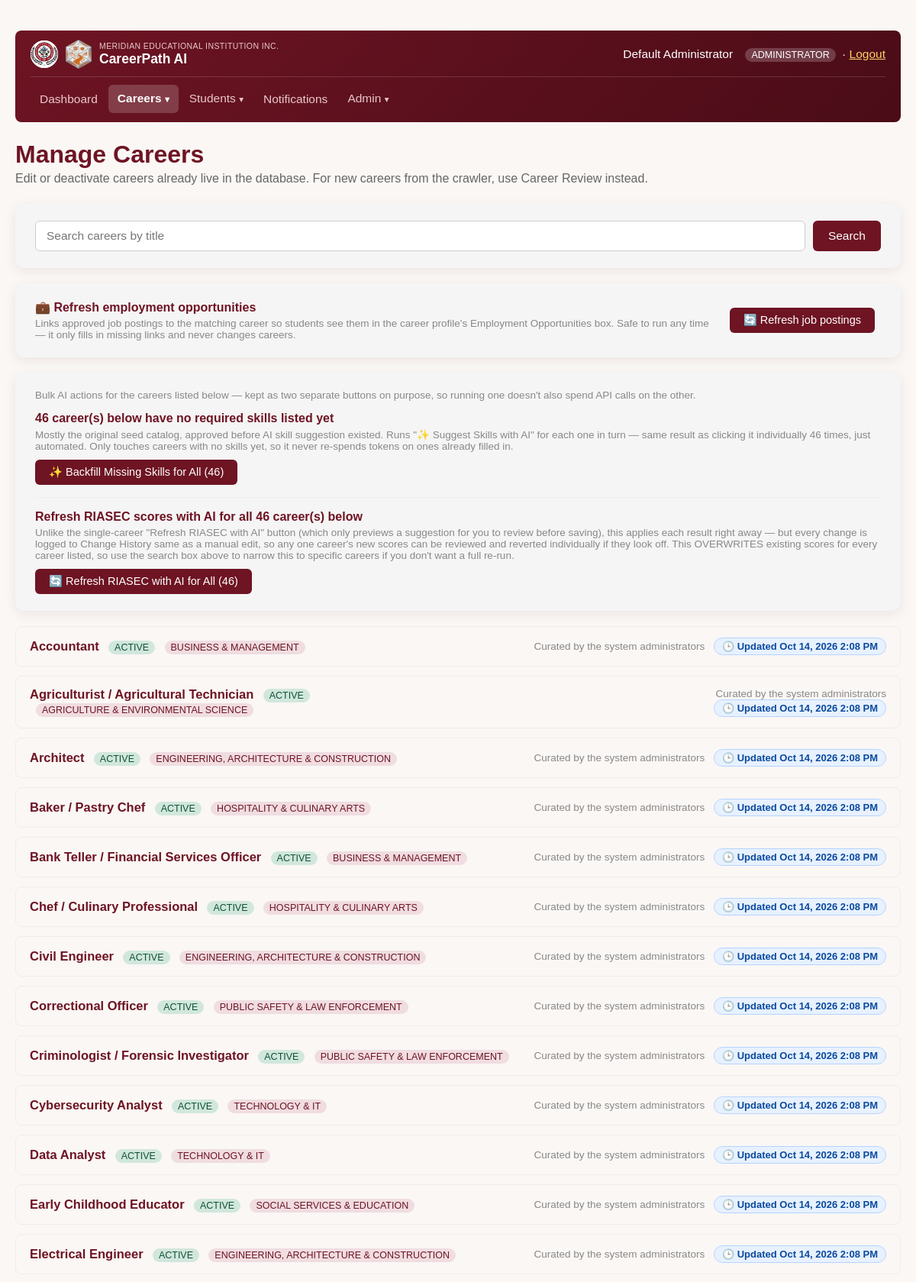
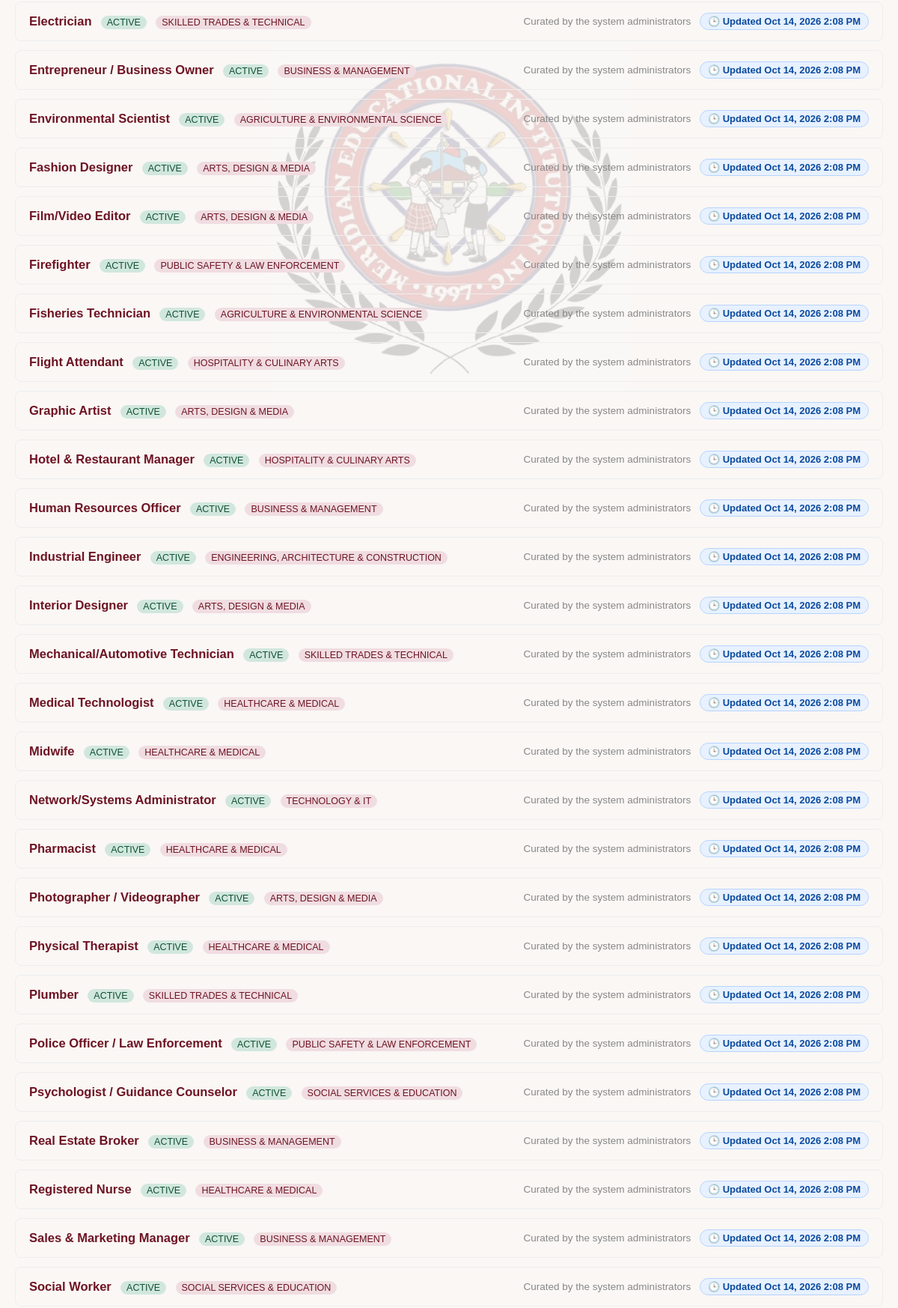
Page /php/careers_manage.php (signed in, upper part) on the committed database (2 pictures, top to bottom).
### tables this page shows
CREATE TABLE careers (
    career_id           INT AUTO_INCREMENT PRIMARY KEY,
    career_title         VARCHAR(150) NOT NULL,
     
     
     
     
     
     
     
    career_category      VARCHAR(100) NULL,
    description          TEXT,
    daily_task           TEXT,
    educational_pathway  VARCHAR(255),
     
     
     
     
     
     
     
    key_subjects         VARCHAR(255) NULL,
    r_score              INT NOT NULL,  
    i_score              INT NOT NULL,  
    a_score              INT NOT NULL,  
    s_score              INT NOT NULL,  
    e_score              INT NOT NULL,  
    c_score              INT NOT NULL,  
    source               VARCHAR(50) DEFAULT 'seed',
     
     
     
     
     
    career_scope         ENUM('local','international') NOT NULL DEFAULT 'local',
     
     
     
    status               ENUM('active','pending','inactive') DEFAULT 'active',
    created_at           TIMESTAMP DEFAULT CURRENT_TIMESTAMP,
     
     
     
    updated_at           TIMESTAMP NOT NULL DEFAULT CURRENT_TIMESTAMP ON UPDATE CURRENT_TIMESTAMP
);

### php/riasec_helper.php (called while the page is built, shortened)
<?php
function career_source_label(?string $source): string
{
    $map = [
        'philjobnet' => 'PhilJobNet (Philippine job listings)',
        'onet'       => 'O*NET (U.S. Department of Labor occupational database)',
        'adzuna'     => 'Adzuna job listings',
        'remoteok'   => 'RemoteOK job listings',
        'kalibrr'    => 'Kalibrr job listings',
        'crawler'    => 'Web crawler (PhilJobNet / O*NET job data), reviewed by staff',
        'seed'       => 'Curated by the system administrators',
        'manual'     => 'Entered by a counselor/administrator',
    ];
    $key = strtolower(trim((string) $source));
    return $map[$key] ?? ($key !== '' ? ucfirst($key) : $map['seed']);
}
function career_updated_label(?string $updatedAt): ?string
{
    $ts = strtotime($updatedAt);
    return $ts ? date('M j, Y', $ts) : null;
}

### php/careers_manage.php (the view, shortened to what this page needs)
<?php
require_once __DIR__ . '/riasec_helper.php';
$pdo = get_db();
try {
    $pdo->query("SELECT updated_at FROM careers LIMIT 0");
} catch (Exception $e) {
    try {
        $pdo->exec("ALTER TABLE careers ADD COLUMN updated_at TIMESTAMP NOT NULL DEFAULT CURRENT_TIMESTAMP ON UPDATE CURRENT_TIMESTAMP");
    } catch (Exception $e2) {
    }
}
$refreshedCareerId = null;
$search = trim($_GET['q'] ?? '');
if ($search !== '') {
    $stmt = $pdo->prepare("SELECT * FROM careers WHERE career_title LIKE :like ORDER BY career_title LIMIT 200");
    $stmt->execute(['like' => '%' . $search . '%']);
} else {
    $stmt = $pdo->query("SELECT * FROM careers ORDER BY career_title LIMIT 200");
}
$careers = $stmt->fetchAll();
$skillsByCareer = [];
$missingSkillsCareerIds = [];
foreach ($careers as $c) {
    if (empty($skillsByCareer[$c['career_id']])) {
        $missingSkillsCareerIds[] = (int) $c['career_id'];
    }
}
$allCareerIds = array_map('intval', array_column($careers, 'career_id'));
?>
<!DOCTYPE html>
<html lang="en">
<head>
</head>
<body>
    <img src="assets/img/logo.png" alt="" class="site-watermark">
    <div class="wrap">
        <?php require __DIR__ . '/nav.php'; ?>
        <h1>Manage Careers</h1>
        <p class="subtitle">Edit or deactivate careers already live in the database. For new careers from the crawler, use Career Review instead.</p>
        <div class="panel">
            <form class="search-form" method="GET">
                <input type="text" name="q" value="<?= htmlspecialchars($search) ?>" placeholder="Search careers by title">
                <button type="submit">Search</button>
            </form>
        </div>
        <div class="panel">
            <form method="POST" style="display:flex;gap:14px;align-items:center;flex-wrap:wrap;">
                <div style="flex:1;min-width:260px;">
                    <strong style="color:#6e1423;">💼 Refresh employment opportunities</strong>
                    <p style="margin:4px 0 0;font-size:13.5px;color:#888;">Links approved job postings to the matching career so students see them in the career profile's Employment Opportunities box. Safe to run any time — it only fills in missing links and never changes careers.</p>
                </div>
                <button type="submit" class="btn btn-primary" style="white-space:nowrap;">🔄 Refresh job postings</button>
            </form>
        </div>
        <?php if ($missingSkillsCareerIds || $allCareerIds): ?>
            <div class="panel">
                <p style="margin:0 0 14px;font-size:13.5px;color:#888;">Bulk AI actions for the careers listed below — kept as two separate buttons on purpose, so running one doesn't also spend API calls on the other.</p>
                <?php if ($missingSkillsCareerIds): ?>
                    <div id="bulk-skill-fill-panel" style="padding-bottom:16px;margin-bottom:16px;border-bottom:1px solid #eee;">
                        <div style="display:flex;align-items:center;justify-content:space-between;flex-wrap:wrap;gap:10px;">
                            <div>
                                <strong style="color:#6e1423;"><?= count($missingSkillsCareerIds) ?> career(s) below have no required skills listed yet</strong>
                                <p style="margin:4px 0 0;font-size:13.5px;color:#888;">Mostly the original seed catalog, approved before AI skill suggestion existed. Runs "✨ Suggest Skills with AI" for each one in turn — same result as clicking it individually <?= count($missingSkillsCareerIds) ?> times, just automated. Only touches careers with no skills yet, so it never re-spends tokens on ones already filled in.</p>
                            </div>
                            <button type="button" id="bulk-skill-fill-btn" class="btn btn-primary" style="white-space:nowrap;">✨ Backfill Missing Skills for All (<?= count($missingSkillsCareerIds) ?>)</button>
                        </div>
                    </div>
                <?php endif; ?>
                <?php if ($allCareerIds): ?>
                    <div id="bulk-riasec-refresh-panel">
                        <div style="display:flex;align-items:center;justify-content:space-between;flex-wrap:wrap;gap:10px;">
                            <div>
                                <strong style="color:#6e1423;">Refresh RIASEC scores with AI for all <?= count($allCareerIds) ?> career(s) below</strong>
                                <p style="margin:4px 0 0;font-size:13.5px;color:#888;">Unlike the single-career "Refresh RIASEC with AI" button (which only previews a suggestion for you to review before saving), this applies each result right away — but every change is logged to Change History same as a manual edit, so any one career's new scores can be reviewed and reverted individually if they look off. This OVERWRITES existing scores for every career listed, so use the search box above to narrow this to specific careers if you don't want a full re-run.</p>
                            </div>
                            <button type="button" id="bulk-riasec-refresh-btn" class="btn btn-primary" style="white-space:nowrap;">🔄 Refresh RIASEC with AI for All (<?= count($allCareerIds) ?>)</button>
                        </div>
                    </div>
                <?php endif; ?>
            </div>
        <?php endif; ?>
        <?php foreach ($careers as $c): ?>
            <?php
                $wasRefreshed = $refreshedCareerId === (int) $c['career_id'];
            ?>
            <details class="career-row" data-career-id="<?= (int) $c['career_id'] ?>" data-title="<?= htmlspecialchars($c['career_title']) ?>" <?= $wasRefreshed ? 'open' : '' ?>>
                <summary>
                    <span>
                        <span class="title"><?= htmlspecialchars($c['career_title']) ?></span>
                        <span class="status-tag status-<?= htmlspecialchars($c['status']) ?>"><?= htmlspecialchars($c['status']) ?></span>
                        <?php if ($c['career_category']): ?>
                            <span class="status-tag" style="background:#f0dde1;color:#6e1423;"><?= htmlspecialchars($c['career_category']) ?></span>
                        <?php else: ?>
                            <span class="status-tag" style="background:#fff3cd;color:#856404;">uncategorized</span>
                        <?php endif; ?>
                    </span>
                    <span class="meta">
                        <?= htmlspecialchars(career_source_label($c['source'] ?? null)) ?>
                        <?php $updLabel = career_updated_label($c['updated_at'] ?? null); ?>
                        <?php if ($updLabel): ?>
                            <?php $isStale = strtotime($c['updated_at']) < strtotime('-1 year'); ?>
                            <span class="updated-badge<?= $isStale ? ' stale' : '' ?>" title="Last time this career was saved, edited, or re-checked"><?= $isStale ? '⚠️' : '🕒' ?> Updated <?= htmlspecialchars(date('M j, Y g:i A', strtotime($c['updated_at']))) ?></span>
                        <?php endif; ?>
                    </span>
                </summary>
            </details>
        <?php endforeach; ?>
    </div>
</body>
</html>

### php/careers_manage.php (style rules this page uses)
* { box-sizing: border-box; }
body { font-family: Arial, sans-serif; margin: 0; padding: 40px 20px; color: #222; background: #faf7f5; }
.wrap { max-width: 1280px; margin: 0 auto; }
h1 { color: #6e1423; margin-bottom: 4px; }
.subtitle { color: #666; margin-top: 0; margin-bottom: 24px; }
.panel { background: #f5f5f5; border-radius: 12px; box-shadow: 0 4px 16px rgba(74,12,23,0.08); padding: 22px 26px; margin-bottom: 20px; }
.search-form { display: flex; gap: 10px; }
.search-form input[type=text] { flex: 1; padding: 10px 14px; border: 1px solid #ccc; border-radius: 6px; font-size: 15.5px; }
.search-form button { padding: 10px 20px; background: #6e1423; color: #fff; border: none; border-radius: 6px; font-size: 15.5px; cursor: pointer; transition: transform 0.12s ease, box-shadow 0.12s ease, background-color 0.15s ease; }
.career-row { border: 1px solid #eee; border-radius: 8px; padding: 14px 18px; margin-bottom: 12px; }
.career-row summary { cursor: pointer; list-style: none; display: flex; justify-content: space-between; align-items: center; font-size: 15.5px; }
.career-row summary .title { font-weight: bold; color: #6e1423; font-size: 16.5px; }
.career-row summary .meta { color: #888; font-size: 13.5px; text-align: right; }
.updated-badge { display: inline-block; background: #e7f1ff; color: #0a4a9e; border: 1px solid #b6d4fe; border-radius: 12px; padding: 3px 10px; font-weight: bold; font-size: 13px; margin-left: 8px; white-space: nowrap; }
.status-tag { display: inline-block; padding: 2px 8px; border-radius: 10px; font-size: 12.5px; text-transform: uppercase; margin-left: 8px; }
.status-active { background: #d1e7dd; color: #0f5132; }
input[type=text], textarea { width: 100%; padding: 6px 8px; border: 1px solid #ccc; border-radius: 4px; font-family: inherit; box-sizing: border-box; }
button.btn { padding: 8px 18px; border: none; border-radius: 6px; font-size: 14.5px; cursor: pointer; margin-right: 8px; }
.btn-primary { background: #6e1423; color: #fff; }
.site-watermark { position: fixed; top: 50%; left: 50%; transform: translate(-50%, -50%); width: 480px; max-width: 60vw; opacity: 0.15; z-index: -1; pointer-events: none; user-select: none; }

### rows in the picture
careers: career_title "Accountant", status "ACTIVE", career_category "BUSINESS & MANAGEMENT", source "Curated by the system administrators", updated_at "Oct 14, 2026 2:08 PM"
careers: career_title "Agriculturist / Agricultural Technician", status "ACTIVE", career_category "AGRICULTURE & ENVIRONMENTAL SCIENCE", source "Curated by the system administrators", updated_at "Oct 14, 2026 2:08 PM"
careers: career_title "Architect", status "ACTIVE", career_category "ENGINEERING, ARCHITECTURE & CONSTRUCTION", source "Curated by the system administrators", updated_at "Oct 14, 2026 2:08 PM"
careers: career_title "Baker / Pastry Chef", status "ACTIVE", career_category "HOSPITALITY & CULINARY ARTS", source "Curated by the system administrators", updated_at "Oct 14, 2026 2:08 PM"
careers: career_title "Bank Teller / Financial Services Officer", status "ACTIVE", career_category "BUSINESS & MANAGEMENT", source "Curated by the system administrators", updated_at "Oct 14, 2026 2:08 PM"
careers: career_title "Chef / Culinary Professional", status "ACTIVE", career_category "HOSPITALITY & CULINARY ARTS", source "Curated by the system administrators", updated_at "Oct 14, 2026 2:08 PM"
careers: career_title "Civil Engineer", status "ACTIVE", career_category "ENGINEERING, ARCHITECTURE & CONSTRUCTION", source "Curated by the system administrators", updated_at "Oct 14, 2026 2:08 PM"
careers: career_title "Correctional Officer", status "ACTIVE", career_category "PUBLIC SAFETY & LAW ENFORCEMENT", source "Curated by the system administrators", updated_at "Oct 14, 2026 2:08 PM"
careers: career_title "Criminologist / Forensic Investigator", status "ACTIVE", career_category "PUBLIC SAFETY & LAW ENFORCEMENT", source "Curated by the system administrators", updated_at "Oct 14, 2026 2:08 PM"
careers: career_title "Cybersecurity Analyst", status "ACTIVE", career_category "TECHNOLOGY & IT", source "Curated by the system administrators", updated_at "Oct 14, 2026 2:08 PM"
careers: career_title "Data Analyst", status "ACTIVE", career_category "TECHNOLOGY & IT", source "Curated by the system administrators", updated_at "Oct 14, 2026 2:08 PM"
careers: career_title "Early Childhood Educator", status "ACTIVE", career_category "SOCIAL SERVICES & EDUCATION", source "Curated by the system administrators", updated_at "Oct 14, 2026 2:08 PM"
careers: career_title "Electrical Engineer", status "ACTIVE", career_category "ENGINEERING, ARCHITECTURE & CONSTRUCTION", source "Curated by the system administrators", updated_at "Oct 14, 2026 2:08 PM"
careers: career_title "Electrician", status "ACTIVE", career_category "SKILLED TRADES & TECHNICAL", source "Curated by the system administrators", updated_at "Oct 14, 2026 2:08 PM"
careers: career_title "Entrepreneur / Business Owner", status "ACTIVE", career_category "BUSINESS & MANAGEMENT", source "Curated by the system administrators", updated_at "Oct 14, 2026 2:08 PM"
careers: career_title "Environmental Scientist", status "ACTIVE", career_category "AGRICULTURE & ENVIRONMENTAL SCIENCE", source "Curated by the system administrators", updated_at "Oct 14, 2026 2:08 PM"
careers: career_title "Fashion Designer", status "ACTIVE", career_category "ARTS, DESIGN & MEDIA", source "Curated by the system administrators", updated_at "Oct 14, 2026 2:08 PM"
careers: career_title "Film/Video Editor", status "ACTIVE", career_category "ARTS, DESIGN & MEDIA", source "Curated by the system administrators", updated_at "Oct 14, 2026 2:08 PM"
careers: career_title "Firefighter", status "ACTIVE", career_category "PUBLIC SAFETY & LAW ENFORCEMENT", source "Curated by the system administrators", updated_at "Oct 14, 2026 2:08 PM"
careers: career_title "Fisheries Technician", status "ACTIVE", career_category "AGRICULTURE & ENVIRONMENTAL SCIENCE", source "Curated by the system administrators", updated_at "Oct 14, 2026 2:08 PM"
careers: career_title "Flight Attendant", status "ACTIVE", career_category "HOSPITALITY & CULINARY ARTS", source "Curated by the system administrators", updated_at "Oct 14, 2026 2:08 PM"
careers: career_title "Graphic Artist", status "ACTIVE", career_category "ARTS, DESIGN & MEDIA", source "Curated by the system administrators", updated_at "Oct 14, 2026 2:08 PM"
careers: career_title "Hotel & Restaurant Manager", status "ACTIVE", career_category "HOSPITALITY & CULINARY ARTS", source "Curated by the system administrators", updated_at "Oct 14, 2026 2:08 PM"
careers: career_title "Human Resources Officer", status "ACTIVE", career_category "BUSINESS & MANAGEMENT", source "Curated by the system administrators", updated_at "Oct 14, 2026 2:08 PM"
careers: career_title "Industrial Engineer", status "ACTIVE", career_category "ENGINEERING, ARCHITECTURE & CONSTRUCTION", source "Curated by the system administrators", updated_at "Oct 14, 2026 2:08 PM"
careers: career_title "Interior Designer", status "ACTIVE", career_category "ARTS, DESIGN & MEDIA", source "Curated by the system administrators", updated_at "Oct 14, 2026 2:08 PM"
careers: career_title "Mechanical/Automotive Technician", status "ACTIVE", career_category "SKILLED TRADES & TECHNICAL", source "Curated by the system administrators", updated_at "Oct 14, 2026 2:08 PM"
careers: career_title "Medical Technologist", status "ACTIVE", career_category "HEALTHCARE & MEDICAL", source "Curated by the system administrators", updated_at "Oct 14, 2026 2:08 PM"
careers: career_title "Midwife", status "ACTIVE", career_category "HEALTHCARE & MEDICAL", source "Curated by the system administrators", updated_at "Oct 14, 2026 2:08 PM"
careers: career_title "Network/Systems Administrator", status "ACTIVE", career_category "TECHNOLOGY & IT", source "Curated by the system administrators", updated_at "Oct 14, 2026 2:08 PM"
careers: career_title "Pharmacist", status "ACTIVE", career_category "HEALTHCARE & MEDICAL", source "Curated by the system administrators", updated_at "Oct 14, 2026 2:08 PM"
careers: career_title "Photographer / Videographer", status "ACTIVE", career_category "ARTS, DESIGN & MEDIA", source "Curated by the system administrators", updated_at "Oct 14, 2026 2:08 PM"
careers: career_title "Physical Therapist", status "ACTIVE", career_category "HEALTHCARE & MEDICAL", source "Curated by the system administrators", updated_at "Oct 14, 2026 2:08 PM"
careers: career_title "Plumber", status "ACTIVE", career_category "SKILLED TRADES & TECHNICAL", source "Curated by the system administrators", updated_at "Oct 14, 2026 2:08 PM"

### other values in the picture
$currentUser['name'] "Default Administrator"
$currentUser['role'] "ADMINISTRATOR"
count($missingSkillsCareerIds) "46"
count($allCareerIds) "46"
